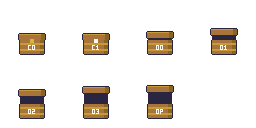

This figure's Python source:
#!/usr/bin/env python3
"""
The chest test fixture (docs/design/sprites.md §4 "Props", G1.5f): a
`prop-chest` sheet in the shape ART's will have, every row of its table
(`PROP_TABLES.chest`) on 64x64 cells with the origin at (32, 54): `closed` in
two frames (the clasp glint), `opening` in four (the lid rising) and `open`
in one (the lid up, the inside dark), packed four cells a row the way the art
pipeline packs them. A bronze-and-wood coffer in whitelist colours, its soles
on canvas row 53, with the frame's tag (C0, C1, O0..O3, OP) in choir-paper on
the body so a wrong frame shows in a screenshot. Never shipped; the sheet
test, the pipeline's tests and the client's chest tests read it.

    python3 packages/shared/test/fixtures/prop-chest.py
"""
import json
from pathlib import Path

from PIL import Image

HERE = Path(__file__).resolve().parent
T = {k: v.lower() for k, v in json.loads((HERE / "../../data/palette.json").read_text())["tokens"].items()}

CELL = 64
ORIGIN = (32, 54)
COLS = 4
ANIMS = [("closed", 2, 2, -1, False), ("opening", 4, 12, 0, True), ("open", 1, 0, 0, True)]

OUTLINE = T["hollow-deep"]
WOOD, WOOD_DARK = T["watcher-bronze"], T["wheel-brass-dark"]
BAND, CLASP, GLINT = T["wheel-brass"], T["choir-gold"], T["choir-paper"]
INSIDE, PAPER = T["hollow-deep"], T["choir-paper"]

# A 3x5 font for the tags; '#' is ink.
FONT = {
    "C": ["###", "#..", "#..", "#..", "###"],
    "O": ["###", "#.#", "#.#", "#.#", "###"],
    "P": ["###", "#.#", "###", "#..", "#.."],
    "0": ["###", "#.#", "#.#", "#.#", "###"],
    "1": [".#.", "##.", ".#.", ".#.", "###"],
    "2": ["###", "..#", "###", "#..", "###"],
    "3": ["###", "..#", ".##", "..#", "###"],
}


def fill(px, x0, y0, w, h, colour):
    for y in range(y0, y0 + h):
        for x in range(x0, x0 + w):
            px[(x, y)] = colour


def text(px, x0, y0, s, colour):
    for i, ch in enumerate(s):
        for y, row in enumerate(FONT[ch]):
            for x, c in enumerate(row):
                if c == "#":
                    px[(x0 + i * 4 + x, y0 + y)] = colour


def chest(state, n):
    """Canvas pixels {(x, y): hex} of one frame: the box with its bands, the lid at its height, the clasp."""
    px = {}
    # The box: wood with two brass bands, soles on row 53.
    fill(px, 20, 40, 24, 14, WOOD)
    fill(px, 40, 40, 4, 14, WOOD_DARK)
    fill(px, 20, 43, 24, 2, BAND)
    fill(px, 20, 49, 24, 2, BAND)
    lift = {"closed": 0, "opening": 2 + 3 * n, "open": 12}[state]
    if lift:
        fill(px, 21, 36 - lift, 22, 4 + lift, INSIDE)  # the inside, dark
    # The lid: closed it caps the box; it rises and tilts back as it opens.
    fill(px, 19, 34 - lift, 26, 6, WOOD)
    fill(px, 19, 34 - lift, 26, 1, BAND)
    fill(px, 41, 34 - lift, 4, 6, WOOD_DARK)
    # The clasp, lit on the second closed frame (the glint).
    if state == "closed":
        fill(px, 30, 39, 4, 4, GLINT if n == 1 else CLASP)
    tag = {"closed": f"C{n}", "opening": f"O{n}", "open": "OP"}[state]
    text(px, 32 - 2 * len(tag), 45, tag, PAPER)
    # A 1 px outline round everything drawn.
    drawn = dict(px)
    for (x, y) in list(drawn):
        for dx, dy in ((1, 0), (-1, 0), (0, 1), (0, -1)):
            if (x + dx, y + dy) not in drawn:
                px[(x + dx, y + dy)] = OUTLINE
    return px


def rgb(h):
    return tuple(int(h[i : i + 2], 16) for i in (1, 3, 5)) + (255,)


def main():
    names = [(f"{anim}_{n}", anim, n) for anim, count, _, _, _ in ANIMS for n in range(count)]
    rows = (len(names) + COLS - 1) // COLS
    width, height = COLS * CELL, rows * CELL
    img = Image.new("RGBA", (width, height), (0, 0, 0, 0))
    frames = {}
    for i, (name, anim, n) in enumerate(names):
        x0, y0 = (i % COLS) * CELL, (i // COLS) * CELL
        for (x, y), colour in chest(anim, n).items():
            img.putpixel((x0 + x, y0 + y), rgb(colour))
        frames[name] = {
            "frame": {"x": x0, "y": y0, "w": CELL, "h": CELL},
            "rotated": False,
            "trimmed": False,
            "spriteSourceSize": {"x": 0, "y": 0, "w": CELL, "h": CELL},
            "sourceSize": {"w": CELL, "h": CELL},
            "anchor": {"x": ORIGIN[0] / CELL, "y": ORIGIN[1] / CELL},
        }
    img.save(HERE / "prop-chest.png")
    anims = {}
    for anim, count, fps, repeat, hold in ANIMS:
        entry = {"frames": [f"{anim}_{n}" for n in range(count)], "frameRate": fps, "repeat": repeat}
        if hold:
            entry["hold"] = True
        anims[anim] = entry
    sheet = {
        "frames": frames,
        "meta": {
            "image": "prop-chest.png",
            "size": {"w": width, "h": height},
            "scale": "1",
            "format": "RGBA8888",
            "app": "fixture",
            "version": "2",
            "cell": {"w": CELL, "h": CELL},
            "origin": {"x": ORIGIN[0], "y": ORIGIN[1]},
            "pixelScale": 1,
        },
        "anims": anims,
    }
    (HERE / "prop-chest.json").write_text(json.dumps(sheet, indent=2) + "\n")


if __name__ == "__main__":
    main()
